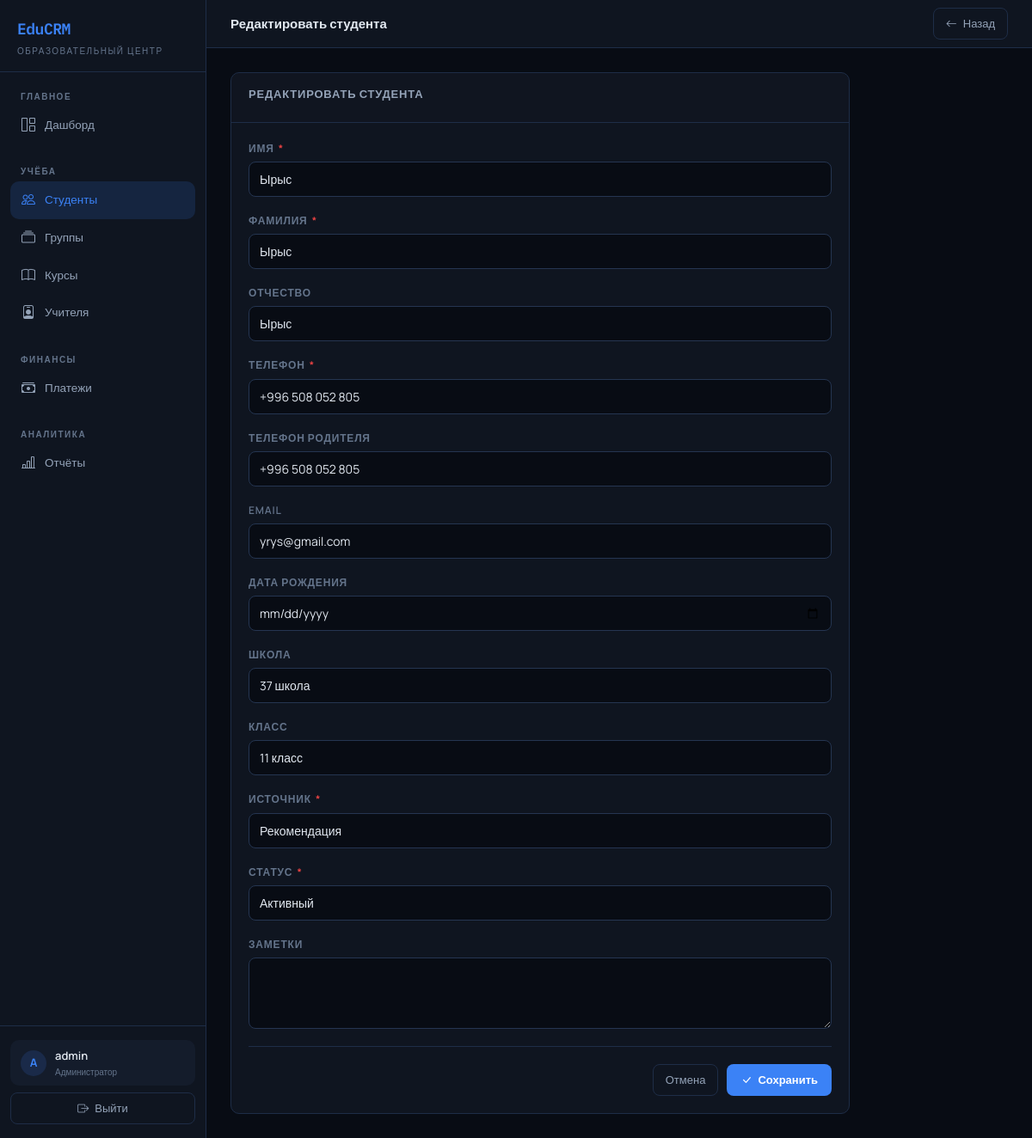
The page /students/1/edit/ (signed in) on the database its author committed.
### core/models.py (models this page shows, shortened)
class Student(models.Model):
    SOURCE_INSTAGRAM = 'instagram'
    SOURCE_REFERRAL = 'referral'
    SOURCE_WALK_IN = 'walk_in'
    SOURCE_WEBSITE = 'website'
    SOURCE_OTHER = 'other'
    SOURCE_CHOICES = [
        (SOURCE_INSTAGRAM, 'Instagram'),
        (SOURCE_REFERRAL, 'Рекомендация'),
        (SOURCE_WALK_IN, 'Зашёл сам'),
        (SOURCE_WEBSITE, 'Сайт'),
        (SOURCE_OTHER, 'Другое'),
    ]
    STATUS_ACTIVE = 'active'
    STATUS_INACTIVE = 'inactive'
    STATUS_GRADUATE = 'graduate'
    STATUS_CHOICES = [
        (STATUS_ACTIVE, 'Активный'),
        (STATUS_INACTIVE, 'Неактивный'),
        (STATUS_GRADUATE, 'Выпускник'),
    ]
    first_name = models.CharField('Имя', max_length=100)
    last_name = models.CharField('Фамилия', max_length=100)
    middle_name = models.CharField('Отчество', max_length=100, blank=True)
    phone = models.CharField('Телефон', max_length=20)
    parent_phone = models.CharField('Телефон родителя', max_length=20, blank=True)
    email = models.EmailField('Email', blank=True)
    birth_date = models.DateField('Дата рождения', null=True, blank=True)
    school = models.CharField('Школа', max_length=200, blank=True)
    grade = models.CharField('Класс', max_length=10, blank=True)
    source = models.CharField('Источник', max_length=20, choices=SOURCE_CHOICES, default=SOURCE_OTHER)
    status = models.CharField('Статус', max_length=20, choices=STATUS_CHOICES, default=STATUS_ACTIVE)
    notes = models.TextField('Заметки', blank=True)
    registered_at = models.DateTimeField('Дата регистрации', default=timezone.now)
    created_at = models.DateTimeField(auto_now_add=True)
    class Meta:
        verbose_name = 'Студент'
        verbose_name_plural = 'Студенты'
        ordering = ['last_name', 'first_name']

### core/views.py (the view)
# urls.py: path('students/<int:pk>/edit/', views.student_edit, name='student_edit'),
@login_required
def student_edit(request, pk):
    student = get_object_or_404(Student, pk=pk)
    if request.method == 'POST':
        form = StudentForm(request.POST, instance=student)
        if form.is_valid():
            form.save()
            messages.success(request, 'Данные студента обновлены.')
            return redirect('student_detail', pk=pk)
    else:
        form = StudentForm(instance=student)
    return render(request, 'students/form.html', {
        'form': form, 'student': student, 'title': 'Редактировать студента'
    })

### core/forms.py
class StudentForm(forms.ModelForm):
    class Meta:
        model = Student
        fields = ['first_name', 'last_name', 'middle_name', 'phone', 'parent_phone',
                  'email', 'birth_date', 'school', 'grade', 'source', 'status', 'notes']
        widgets = {
            'birth_date': forms.DateInput(attrs={'type': 'date'}),
            'notes': forms.Textarea(attrs={'rows': 3}),
        }
    def __init__(self, *args, **kwargs):
        super().__init__(*args, **kwargs)
        _apply_attrs(self)

### core/forms.py (called while the page is built)
def _apply_attrs(form):
    for field in form.fields.values():
        w = field.widget
        cls = w.__class__.__name__
        if cls in ('TextInput', 'EmailInput', 'NumberInput', 'URLInput',
                   'PasswordInput', 'DateInput', 'TimeInput', 'DateTimeInput'):
            w.attrs.setdefault('class', 'form-control')
        elif cls == 'Textarea':
            w.attrs.setdefault('class', 'form-control')
        elif cls in ('Select',):
            w.attrs.setdefault('class', 'form-select')

### templates/students/form.html (shortened to what this page needs)
{% extends 'base.html' %}
{% block page_title %}{{ title }}{% endblock %}
{% block topbar_actions %}
<a href="javascript:history.back()" class="btn-ghost">
    <i class="bi bi-arrow-left"></i> Назад
</a>
{% endblock %}
{% block content %}
<div style="max-width:720px">
    <div class="card">
        <div class="card-header">
            <span class="card-title">{{ title }}</span>
        </div>
        <div class="card-body">
            <form method="post" novalidate>
                {% for field in form %}
                <div class="form-group">
                    <label class="form-label" for="{{ field.id_for_label }}">
                        {{ field.label }}
                        {% if field.field.required %}<span style="color:var(--red);margin-left:2px">*</span>{% endif %}
                    </label>
                    {{ field }}
                </div>
                {% endfor %}
                <div class="divider"></div>
                <div style="display:flex;gap:10px;justify-content:flex-end">
                    <a href="javascript:history.back()" class="btn-ghost">Отмена</a>
                    <button type="submit" class="btn-primary-custom">
                        <i class="bi bi-check-lg"></i> Сохранить
                    </button>
                </div>
            </form>
        </div>
    </div>
</div>
{% endblock %}

### templates/base.html (shortened to what this page needs)
<!DOCTYPE html>
<html lang="ru">
<head>
    <link href="https://cdn.jsdelivr.net/npm/bootstrap@5.3.0/dist/css/bootstrap.min.css" rel="stylesheet">
    <link href="https://cdn.jsdelivr.net/npm/bootstrap-icons@1.11.0/font/bootstrap-icons.css" rel="stylesheet">
</head>
<body>
<nav class="sidebar">
    <div class="sidebar-logo">
        <div class="logo-mark">EduCRM</div>
        <div class="logo-sub">Образовательный центр</div>
    </div>
    <div class="sidebar-nav">
        <div class="sidebar-section">Главное</div>
        <a href="{% url 'dashboard' %}" class="nav-link {% if request.resolver_match.url_name == 'dashboard' %}active{% endif %}">
            <i class="bi bi-grid-1x2"></i> Дашборд
        </a>
        <div class="sidebar-section" style="margin-top:8px">Учёба</div>
        <a href="{% url 'student_list' %}" class="nav-link {% if 'student' in request.resolver_match.url_name %}active{% endif %}">
            <i class="bi bi-people"></i> Студенты
        </a>
        <a href="{% url 'group_list' %}" class="nav-link {% if 'group' in request.resolver_match.url_name %}active{% endif %}">
            <i class="bi bi-collection"></i> Группы
        </a>
        <a href="{% url 'course_list' %}" class="nav-link {% if 'course' in request.resolver_match.url_name %}active{% endif %}">
            <i class="bi bi-book"></i> Курсы
        </a>
        <a href="{% url 'teacher_list' %}" class="nav-link {% if 'teacher' in request.resolver_match.url_name %}active{% endif %}">
            <i class="bi bi-person-badge"></i> Учителя
        </a>
        <div class="sidebar-section" style="margin-top:8px">Финансы</div>
        <a href="{% url 'payment_list' %}" class="nav-link {% if 'payment' in request.resolver_match.url_name %}active{% endif %}">
            <i class="bi bi-cash-stack"></i> Платежи
        </a>
        <div class="sidebar-section" style="margin-top:8px">Аналитика</div>
        <a href="{% url 'report_overview' %}" class="nav-link {% if 'report' in request.resolver_match.url_name %}active{% endif %}">
            <i class="bi bi-bar-chart-line"></i> Отчёты
        </a>
    </div>
    <div class="sidebar-footer">
        <div class="user-chip">
            <div class="user-avatar">
                {{ request.user.username|first|upper }}
            </div>
            <div>
                <div class="user-name">{{ request.user.get_full_name|default:request.user.username }}</div>
                <div class="user-role">Администратор</div>
            </div>
        </div>
        <a href="{% url 'logout' %}" class="btn-ghost w-100 mt-2 justify-content-center" style="width:100%;display:flex;">
            <i class="bi bi-box-arrow-right"></i> Выйти
        </a>
    </div>
</nav>
<div class="main-content">
    <div class="topbar">
        <div class="topbar-title">{% block page_title %}{% endblock %}</div>
        <div class="topbar-actions">{% block topbar_actions %}{% endblock %}</div>
    </div>
    <div class="page-body">
        {% block content %}{% endblock %}
    </div>
</div>
</body>
</html>

### templates/base.html (style rules this page uses)
:root { --bg: #080C14; --bg-card: #0F1520; --bg-hover: #141C2B; --border: #1E2D47; --border-light: #253551; --accent: #3B82F6; --accent-dim: rgba(59,130,246,0.15); --accent-hover: #60A5FA; --green: #10B981; --green-dim: rgba(16,185,129,0.15); --red: #EF4444; --red-dim: rgba(239,68,68,0.15); --yellow: #F59E0B; --yellow-dim: rgba(245,158,11,0.15); --purple: #8B5CF6; --purple-dim: rgba(139,92,246,0.15); --text: #E2E8F0; --text-muted: #64748B; --text-dim: #94A3B8; --mono: 'IBM Plex Mono', monospace; --sans: 'Manrope', sans-serif; --sidebar-w: 240px; --radius: 10px; }
* { box-sizing: border-box; }
html, body { height: 100%; }
body { font-family: var(--sans); background: var(--bg); color: var(--text); margin: 0; font-size: 14px; line-height: 1.6; }
.sidebar { position: fixed; left: 0; top: 0; bottom: 0; width: var(--sidebar-w); background: var(--bg-card); border-right: 1px solid var(--border); display: flex; flex-direction: column; z-index: 100; overflow-y: auto; }
.sidebar-logo { padding: 20px 20px 16px; border-bottom: 1px solid var(--border); }
.sidebar-logo .logo-mark { font-family: var(--mono); font-size: 18px; font-weight: 600; color: var(--accent); letter-spacing: -0.5px; }
.sidebar-logo .logo-sub { font-size: 10px; color: var(--text-muted); text-transform: uppercase; letter-spacing: 1.5px; margin-top: 2px; }
.sidebar-section { padding: 16px 12px 4px; font-size: 10px; font-weight: 700; text-transform: uppercase; letter-spacing: 1.5px; color: var(--text-muted); }
.sidebar-nav { padding: 4px 12px; flex: 1; }
.nav-link { display: flex; align-items: center; gap: 10px; padding: 9px 12px; border-radius: var(--radius); color: var(--text-dim); text-decoration: none; font-weight: 500; font-size: 13.5px; transition: all 0.15s; }
.nav-link.active { background: var(--accent-dim); color: var(--accent); }
.nav-link i { font-size: 16px; width: 18px; text-align: center; }
.sidebar-footer { padding: 16px 12px; border-top: 1px solid var(--border); }
.user-chip { display: flex; align-items: center; gap: 10px; padding: 8px 12px; border-radius: var(--radius); background: var(--bg-hover); }
.user-avatar { width: 30px; height: 30px; background: var(--accent-dim); border-radius: 50%; display: flex; align-items: center; justify-content: center; color: var(--accent); font-size: 13px; font-weight: 700; flex-shrink: 0; }
.user-name { font-size: 13px; font-weight: 600; flex: 1; }
.user-role { font-size: 10px; color: var(--text-muted); }
.main-content { margin-left: var(--sidebar-w); min-height: 100vh; display: flex; flex-direction: column; }
.topbar { height: 56px; border-bottom: 1px solid var(--border); display: flex; align-items: center; padding: 0 28px; gap: 12px; background: var(--bg-card); position: sticky; top: 0; z-index: 50; }
.topbar-title { font-size: 15px; font-weight: 700; flex: 1; }
.topbar-actions { display: flex; gap: 8px; align-items: center; }
.page-body { padding: 28px; flex: 1; }
.card { background: var(--bg-card); border: 1px solid var(--border); border-radius: var(--radius); overflow: hidden; }
.card-header { padding: 14px 20px; border-bottom: 1px solid var(--border); display: flex; align-items: center; justify-content: space-between; gap: 12px; }
.card-title { font-size: 13px; font-weight: 700; text-transform: uppercase; letter-spacing: 0.8px; color: var(--text-dim); }
.card-body { padding: 20px; }
.btn-primary-custom { display: inline-flex; align-items: center; gap: 7px; background: var(--accent); color: #fff; border: none; border-radius: 8px; padding: 8px 16px; font-size: 13px; font-weight: 600; cursor: pointer; text-decoration: none; transition: all 0.15s; }
.btn-ghost { display: inline-flex; align-items: center; gap: 7px; background: transparent; color: var(--text-dim); border: 1px solid var(--border); border-radius: 8px; padding: 7px 14px; font-size: 13px; font-weight: 500; cursor: pointer; text-decoration: none; transition: all 0.15s; }
.form-group { margin-bottom: 18px; }
.form-label { display: block; margin-bottom: 6px; font-size: 12px; font-weight: 600; text-transform: uppercase; letter-spacing: 0.8px; color: var(--text-muted); }
.form-control, .form-select { width: 100%; background: var(--bg); border: 1px solid var(--border-light); border-radius: 8px; color: var(--text); padding: 9px 12px; font-size: 14px; font-family: var(--sans); transition: border-color 0.15s; }
textarea.form-control { resize: vertical; min-height: 80px; }
.divider { height: 1px; background: var(--border); margin: 20px 0; }

### rows shown on the page
Student: form "Ырыс" "Ырыс" "Ырыс" "+996 508 052 805" "+996 508 052 805" "yrys@gmail.com" "37 школа" "11 класс" "Рекомендация" "Активный"

### other values the page prints
{{ request.user.username|first|upper }} "A"
{{ request.user.get_full_name|default:request.user.username }} "admin"
{{ title }} "Редактировать студента"
{{ title }} "РЕДАКТИРОВАТЬ СТУДЕНТА"
{{ field.label }} "ИМЯ" "ФАМИЛИЯ" "ОТЧЕСТВО" "ТЕЛЕФОН" "ТЕЛЕФОН РОДИТЕЛЯ" "EMAIL" "ДАТА РОЖДЕНИЯ" "ШКОЛА" "КЛАСС" "ИСТОЧНИК" "СТАТУС" "ЗАМЕТКИ"
